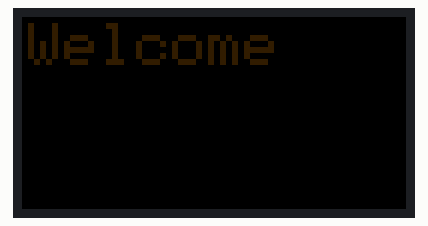
Simulated run of this sketch. Board: ESP8266 (NodeMCU). Parts: 64×32 colour display.

Above: at 0.1 s.

The sketch:

PxMatrix_Glediator.ino
```cpp
//--------------------------------------PxMatrix-Glediator--------------------------------------
//
//Controll LED-Matrices using the glediator-protocol
//You can use software like Jinx! (http://www.live-leds.de/downloads/) to controll your matrix
//Follow instructions on https://github.com/2dom/PxMatrix to wire up your display
//
//-----------------------------------------by Loewe_111-----------------------------------------

#define PxMATRIX_COLOR_DEPTH 4  //The color-depth to output (RECOMMENDED: 4)

#define MATRIX_HEIGHT 32        //The height of your display in pixels
#define MATRIX_WIDTH 64         //The width of your display in pixels
#define BAUDRATE 500000         //The baudrate data is send (RECOMMENDED: 500000)

#include <PxMatrix.h>

#ifdef ESP32

#define P_LAT 22
#define P_A 19
#define P_B 23
#define P_C 18
#define P_D 5
#define P_E 15
#define P_OE 16
hw_timer_t * timer = NULL;
portMUX_TYPE timerMux = portMUX_INITIALIZER_UNLOCKED;

#endif

#ifdef ESP8266

#include <Ticker.h>
Ticker display_ticker;
#define P_LAT 16
#define P_A 5
#define P_B 4
#define P_C 15
#define P_D 12
#define P_E 0
#define P_OE 2

#endif

PxMATRIX display(MATRIX_WIDTH,MATRIX_HEIGHT,P_LAT, P_OE,P_A,P_B,P_C,P_D);

uint16_t textColor = display.color565(50, 30, 0);
int16_t BLACK = display.color565(0, 0, 0);

#ifdef ESP8266
// ISR for display refresh
void display_updater()
{
  display.display(20);
}
#endif

#ifdef ESP32
void IRAM_ATTR display_updater(){
  portENTER_CRITICAL_ISR(&timerMux);
  display.display(20);
  portEXIT_CRITICAL_ISR(&timerMux);
}
#endif


void setup() {
  Serial.begin(BAUDRATE);
  display.begin(16);
  display.flushDisplay();
  display.setTextWrap(true);
  display.fillScreen(BLACK);
  display.setTextColor(textColor);
  display.setCursor(1, 1);
  display.print("Welcome");
  display.showBuffer();
  delay(100);
  #ifdef ESP8266
    display_ticker.attach(0.004, display_updater);
  #endif

  #ifdef ESP32
    timer = timerBegin(0, 40, true);
    timerAttachInterrupt(timer, &display_updater, true);
    timerAlarmWrite(timer, 4000, true);
    timerAlarmEnable(timer);
  #endif

}

int serialGlediator () {
  while (!Serial.available()) {}
  return Serial.read();
}

byte leds[(MATRIX_HEIGHT*MATRIX_WIDTH)*3+1];
int prog;

void loop() {
  while (serialGlediator () != 1) {}
  Serial.readBytes((char*)leds, (MATRIX_HEIGHT*MATRIX_WIDTH)*3);
  prog = 0;
  for(int y = 0;y<MATRIX_HEIGHT; y++)
  {
    for(int x = 0;x<MATRIX_WIDTH;x++)
    {
      display.drawPixel(x,y,display.color565(int(leds[prog]), leds[1+prog], leds[2+prog]));
      prog+=3;
    }
  }
}
```
